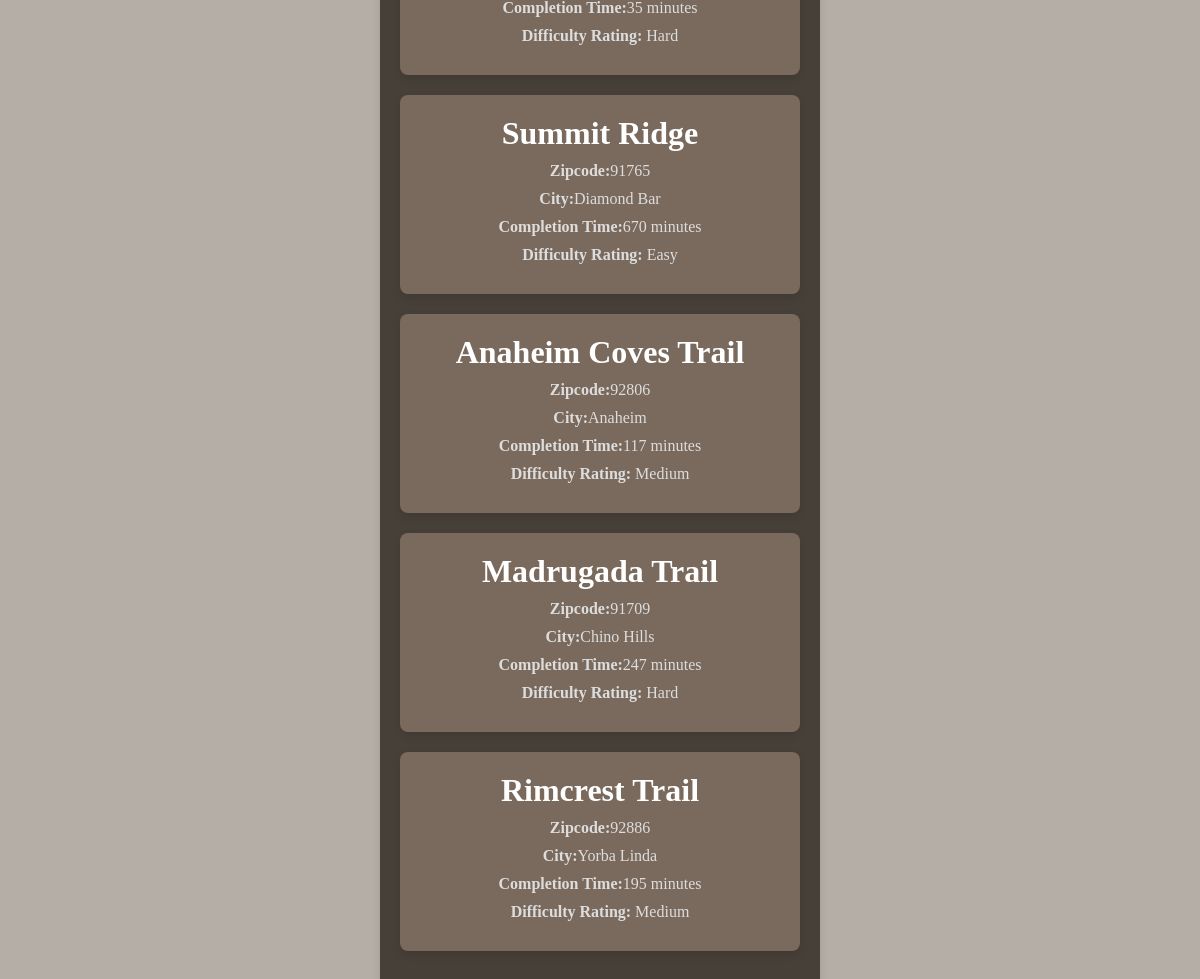
Page /Website/hike_list.php on the committed database.
### tables this page shows
CREATE TABLE TRAILS (
	trailID int(5) serial default value,
    trail_name varchar(50) NOT NULL,
    zipcode int(5) NOT NULL,
    city varchar(35) NOT NULL,
     
     
     
     
    difficulty int(1) ,
    completion_time int(4),
    maplink varchar(500),
    PRIMARY KEY (trailID)

);

### Website/PHP/hikecard.php (called while the page is built, shortened)
<?php
include('connect.php');
$query = "SELECT * FROM TRAILS";
$result = mysqli_query($link, $query);
$row = $result->fetch_assoc();
$row2 = $result->fetch_assoc();
$row3 = $result->fetch_assoc();
$row4 = $result->fetch_assoc();
$row5 = $result->fetch_assoc();
$hiketime1 = $row["completion_time"];
$trailID1 = $row["trailID"];
if ($predifficulty = 3) $difficulty1 = "Hard";
$trailname2 = $row2["trail_name"];
$zipcode2 = $row2["zipcode"];
$city2 = $row2["city"];
$predifficulty2 = $row2["difficulty"];
$hiketime2 = $row2["completion_time"];
$trailID2 = $row2["trailID"];
if ($predifficulty2 == 1) $difficulty2 = "Easy";
$trailname3 = $row3["trail_name"];
$zipcode3 = $row3["zipcode"];
$city3 = $row3["city"];
$predifficulty3 = $row3["difficulty"];
$hiketime3 = $row3["completion_time"];
$trailID3 = $row3["trailID"];
if ($predifficulty3 == 2) $difficulty3 = "Medium";
$trailname4 = $row4["trail_name"];
$zipcode4 = $row4["zipcode"];
$city4 = $row4["city"];
$predifficulty4 = $row4["difficulty"];
$hiketime4 = $row4["completion_time"];
$trailID4 = $row4["trailID"];
if ($predifficulty4 == 3) $difficulty4 = "Hard";
$trailname5 = $row5["trail_name"];
$zipcode5 = $row5["zipcode"];
$city5 = $row5["city"];
$predifficulty5 = $row5["difficulty"];
$hiketime5 = $row5["completion_time"];
$trailID5 = $row5["trailID"];
if ($predifficulty5 == 2) $difficulty5 = "Medium";
?>

### Website/hike_list.php (the view, shortened to what this page needs)
<?php
include("PHP/hikecard.php");
?>
<!DOCTYPE html>
<html lang="en">
<head>
    <link rel="stylesheet" href="CSS/styles.css">
</head>
<body>
<div class="hike-listing">
    <a href="hike_details.php?trailid=<?php echo($trailID1)?>">
    <div class="hike-card">
        <p><strong>Completion Time:</strong><?php echo($hiketime1)?> minutes</p>
        <p><strong>Difficulty Rating:</strong> <?php echo($difficulty1)?></p>
    </div>
    <a href="hike_details.php?trailid=<?php echo($trailID2)?>">
    <div class="hike-card">
        <h2><?php echo($trailname2)?></h2>
        <p><strong>Zipcode:</strong><?php echo($zipcode2)?></p>
        <p><strong>City:</strong><?php echo($city2)?></p>
        <p><strong>Completion Time:</strong><?php echo($hiketime2)?> minutes</p>
        <p><strong>Difficulty Rating:</strong> <?php echo($difficulty2)?></p>
    </div>
    <a href="hike_details.php?trailid=<?php echo($trailID3)?>">
    <div class="hike-card">
        <h2><?php echo($trailname3)?></h2>
        <p><strong>Zipcode:</strong><?php echo($zipcode3)?></p>
        <p><strong>City:</strong><?php echo($city3)?></p>
        <p><strong>Completion Time:</strong><?php echo($hiketime3)?> minutes</p>
        <p><strong>Difficulty Rating:</strong> <?php echo($difficulty3)?></p>
    </div>
    <a href="hike_details.php?trailid=<?php echo($trailID4)?>">
    <div class="hike-card">
        <h2><?php echo($trailname4)?></h2>
        <p><strong>Zipcode:</strong><?php echo($zipcode4)?></p>
        <p><strong>City:</strong><?php echo($city4)?></p>
        <p><strong>Completion Time:</strong><?php echo($hiketime4)?> minutes</p>
        <p><strong>Difficulty Rating:</strong> <?php echo($difficulty4)?></p>
    </div>
    <a href="hike_details.php?trailid=<?php echo($trailID5)?>">
    <div class="hike-card">
        <h2><?php echo($trailname5)?></h2>
        <p><strong>Zipcode:</strong><?php echo($zipcode5)?></p>
        <p><strong>City:</strong><?php echo($city5)?></p>
        <p><strong>Completion Time:</strong><?php echo($hiketime5)?> minutes</p>
        <p><strong>Difficulty Rating:</strong> <?php echo($difficulty5)?></p>
    </div>
</div>
</body>
</html>

### Website/CSS/styles.css (style rules this page uses)
* { margin: 0; padding: 0; }
h2 { color: #ffffff; font-size: 175%; text-align: center; text-shadow: #333; }
p { color: #b5aea6; text-align: center; margin-bottom: 100px; }
body { background-color: #b5aea6; font-family: serif; font-size: 100%; }

### Website/hike_list.php (style rules this page uses)
h2 { color: #fff; font-size: 200%; font-weight: bold; text-shadow: #333; }
body { font-family: serif; margin-left: auto; margin-right: auto; display: flex; flex-flow: row; align-items: center; justify-content: center; height: 100vh; }
.hike-listing { background-color: #474038; border-radius: 8px; box-shadow: 0 4px 8px rgba(0, 0, 0, 0.1); overflow: hidden; width: 400px; text-align: left; padding: 20px; }
.hike-card { margin-bottom: 20px; padding: 20px; border-radius: 8px; box-shadow: 0 4px 8px rgba(0, 0, 0, 0.1); background-color: #7a6a5d; }
.hike-card h2 { color: #fff; }
.hike-card p { margin: 10px 0; color: #ddd; }
a { text-decoration: none; }

### rows in the picture
trails: completion_time "35"
trails: trail_name "Summit Ridge", zipcode "91765", city "Diamond Bar", completion_time "670", difficulty "Easy"
trails: trail_name "Anaheim Coves Trail", zipcode "92806", city "Anaheim", completion_time "117", difficulty "Medium"
trails: trail_name "Madrugada Trail", zipcode "91709", city "Chino Hills", completion_time "247", difficulty "Hard"
trails: trail_name "Rimcrest Trail", zipcode "92886", city "Yorba Linda", completion_time "195", difficulty "Medium"

### other values in the picture
$difficulty1 "Hard"
